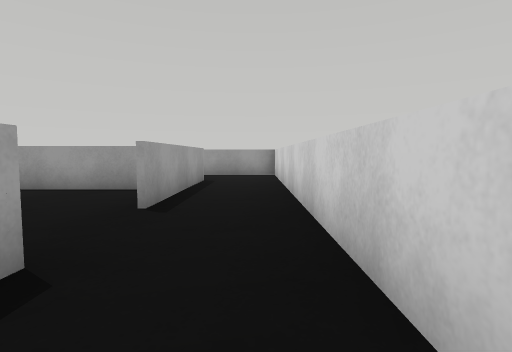
[1] (above)

24 first-person views from a walk through a robot-simulator world made for Webots. The camera is 0.08 m above the floor, tilts 4° down and sees 80° across. The floor is counted in squares, 0.1 m on a side. Each view is taken from the middle of a square. On the plan, view 1 faces up. The plan holds only what a view shows up to about 11 squares ahead; the rest is blank. The robots in the file are not drawn.

[2]
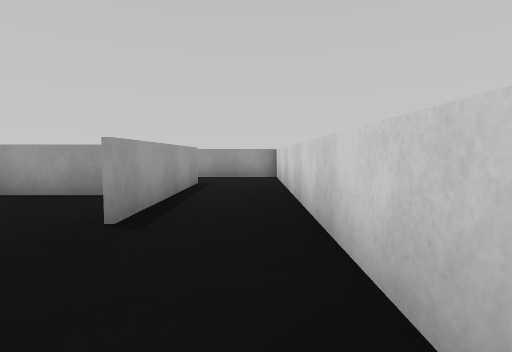

[3]
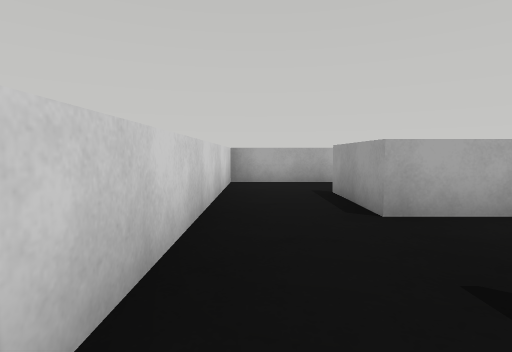

[4]
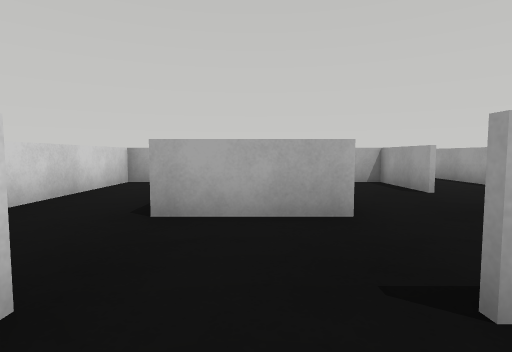

[5]
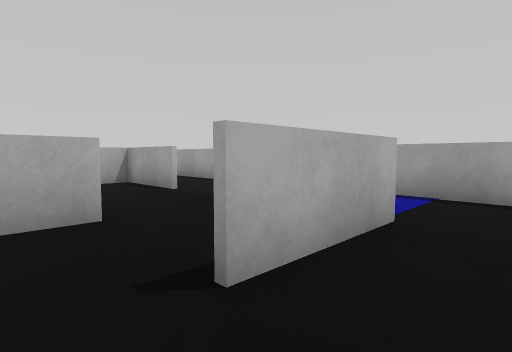

[6]
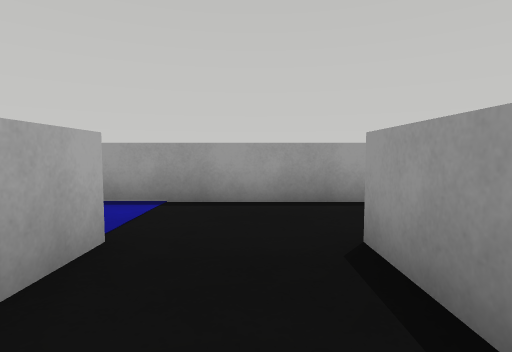

[7]
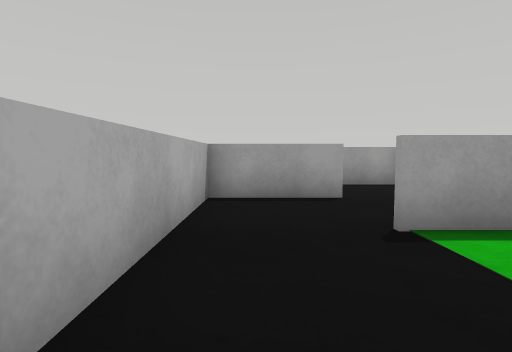

[8]
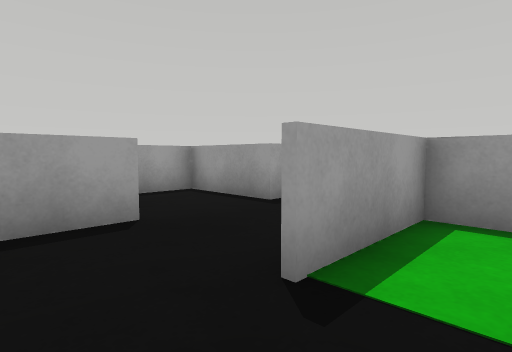

[9]
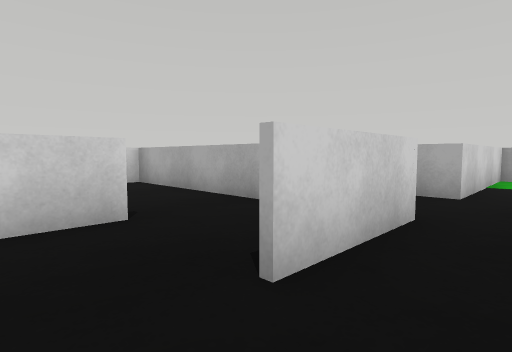

[10]
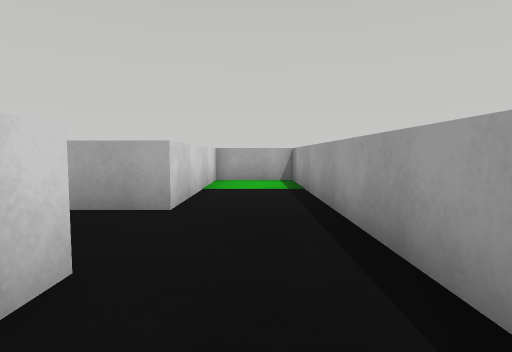

[11]
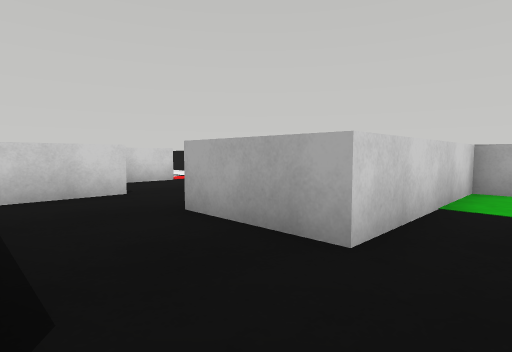

[12]
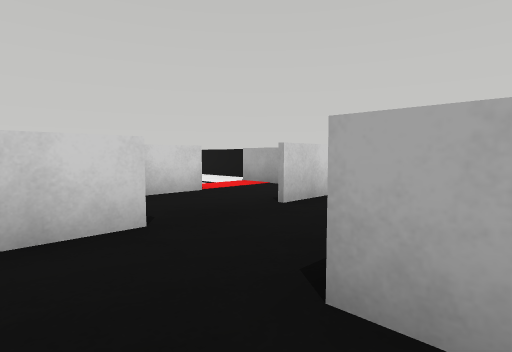

[13]
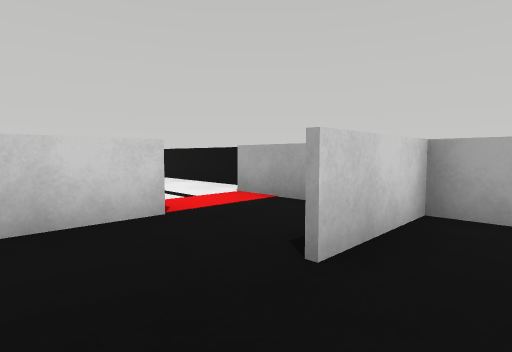

[14]
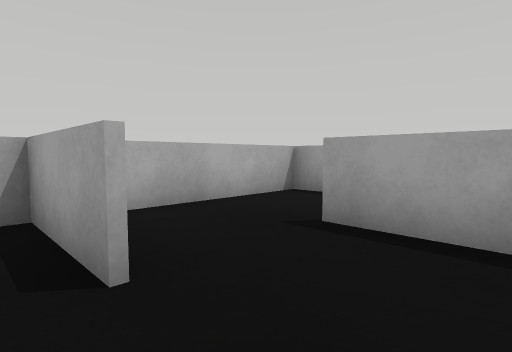

[15]
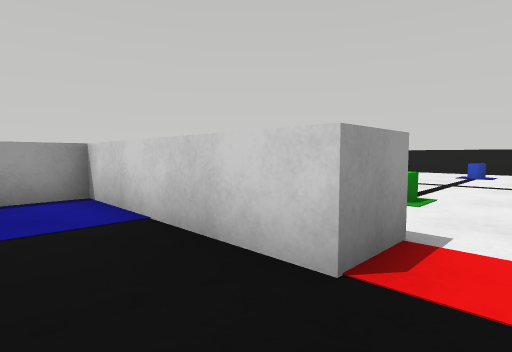

[16]
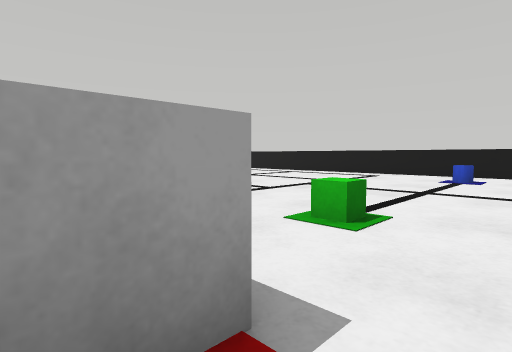

[17]
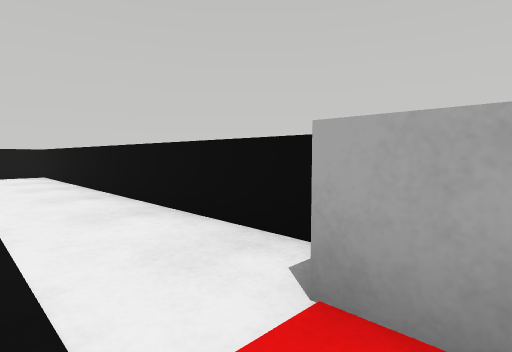

[18]
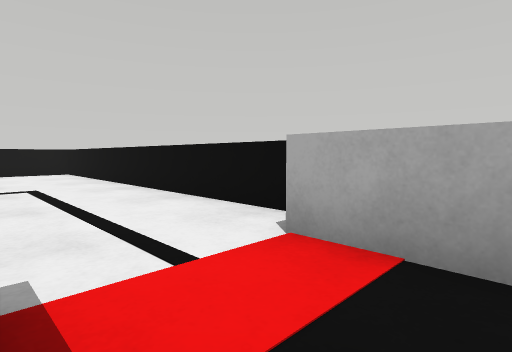

[19]
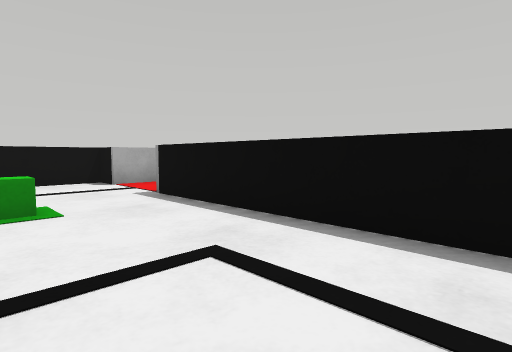

[20]
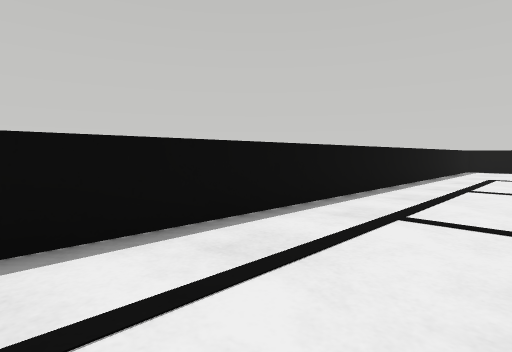

[21]
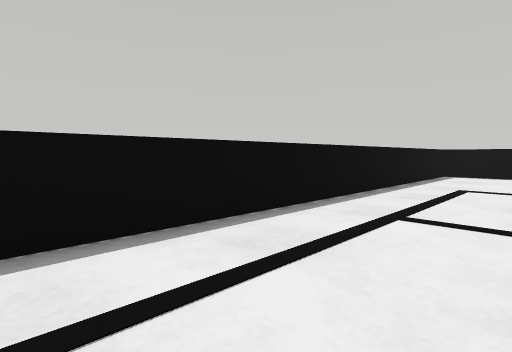

[22]
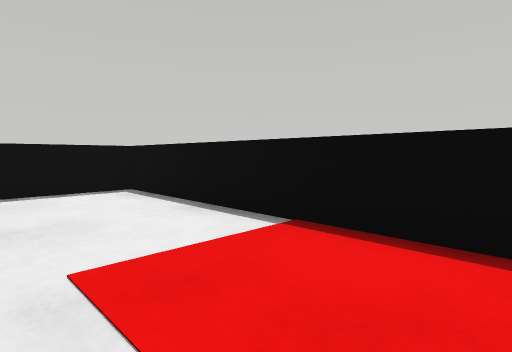

[23]
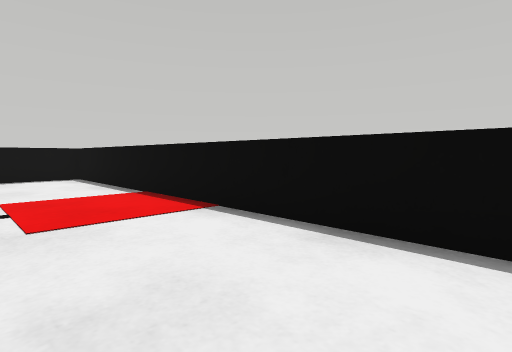

[24]
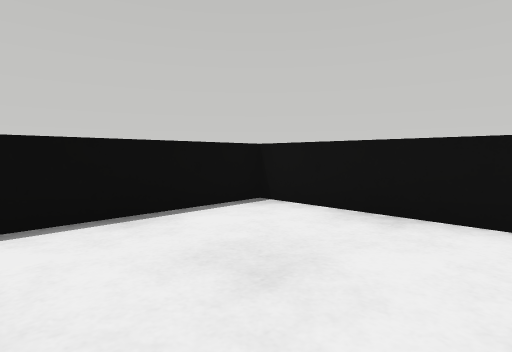

### Floor plan
Points are (right, up) in squares from view 1. A wall is a line through its corners. A room is listed if a view was taken in it or the views show most of it. See-through windows are left out.
Room 1 (views 1, 2, 3, 7)
walls: (-2.5, 2.1) (-1.6, 2.1) (-1.6, -0.6); (-1.6, 9.6) (-1.6, 4.4); (-2.4, -2.9) (0.8, -2.9); (0.7, -3) (0.7, 12) (-2.1, 12)
ways out: opening at (-2, 1) to room 3; opening at (-2, 10.5)
Room 2 (views 4, 5, 6)
walls: (-6.9, 4.6) (-4.1, 4.6); (-9.1, 7.9) (-9.1, 3.4); (-2.6, 7) (-6.9, 7)
ways out: opening at (-3.5, 5) to room 3
Room 3 (view 8)
walls: (-4.4, 2.1) (-2.5, 2.1); (-4.3, -0.6) (-4.3, 0.8); (-3.2, 2) (-4.1, 2) (-4.1, -0.6); (-6.6, -0.4) (-6.6, -2.9) (-2.4, -2.9); (-6.6, 2.4) (-6.6, 2) (-7.6, 2)
ways out: opening at (-2, 1) to room 1; opening at (-3.5, 5) to room 2; opening at (-7, 0.5) to room 4
Room 4 (views 9, 10, 11)
walls: (-6.8, -3.1) (-6.8, -0.4); (-9.1, -2.1) (-9.1, -10.4) (-6.8, -10.4) (-6.8, -5.4); (-7.6, 2) (-9.1, 2) (-9.1, 0.2)
ways out: opening at (-7, 0.5) to room 3; opening at (-6, -4) to room 5
Room 5 (view 12)
walls: (-1.8, -4.4) (-1.8, -3.5); (-6.8, -5.4) (-4.1, -5.4)
ways out: opening at (-6, -4) to room 4; opening at (-3, -5) to room 6
Room 6 (view 13)
walls: (-4.1, -6.1) (-4.1, -8.1); (-1.8, -5.6) (-1.8, -4.4)
ways out: opening at (-3, -5) to room 5; opening at (-2, -6.5) to room 7; opening at (-3, -8) to room 10
Room 7 (view 14)
walls: (0.7, -8) (0.7, -3); (0.8, -3) (-0.5, -3)
ways out: opening at (-2, -6.5) to room 6; opening at (-0.5, -8) to room 8
Room 8 (views 15, 18)
walls: (-1.6, -7.9) (-1.6, -10.5); (-1.9, -10.4) (0.5, -10.4)
ways out: opening at (-0.5, -8) to room 7; opening at (1.5, -9) to room 9
Room 9 (views 16, 17, 19, 20, 21, 22, 23, 24)
walls: (14, 9.2) (14, 12.9) (2, 12.9) (2, -8) (0.7, -8); (0.5, -10.4) (2, -10.4); (1.9, -11.3) (14, -11.3) (14, -6.4)
ways out: opening at (1.5, -9) to room 8
objects: green box (4, -7) to (5, -7); blue cylinder (11, -7) to (12, -7)
Room 10 (no view inside)
walls: (-4.4, -10.4) (-1.9, -10.4); (-1.8, -10.5) (-1.8, -7.9)
ways out: opening at (-3, -8) to room 6; opening at (-4, -9)

Positions as (right, up) in squares from view 1, and headings:
1: (0, 0), facing up
2: (0, 1), facing up
3: (0, 6), facing down
4: (-3, 6), facing down
5: (-3, 6), facing down-left
6: (-4, 6), facing left
7: (-1, -2), facing left
8: (-3, -2), facing up-left
9: (-8, 1), facing down-right
10: (-8, -1), facing down
11: (-8, -3), facing down-right
12: (-5, -4), facing down-right
13: (-3, -6), facing down-right
14: (-1, -6), facing down-left
15: (-1, -9), facing up-right
16: (1, -9), facing up-right
17: (1, -9), facing down-right
18: (0, -8), facing down-right
19: (5, -2), facing down-left
20: (5, -4), facing up-left
21: (5, 0), facing up-left
22: (9, 10), facing up-left
23: (13, 10), facing up-left
24: (10, 9), facing up-right
